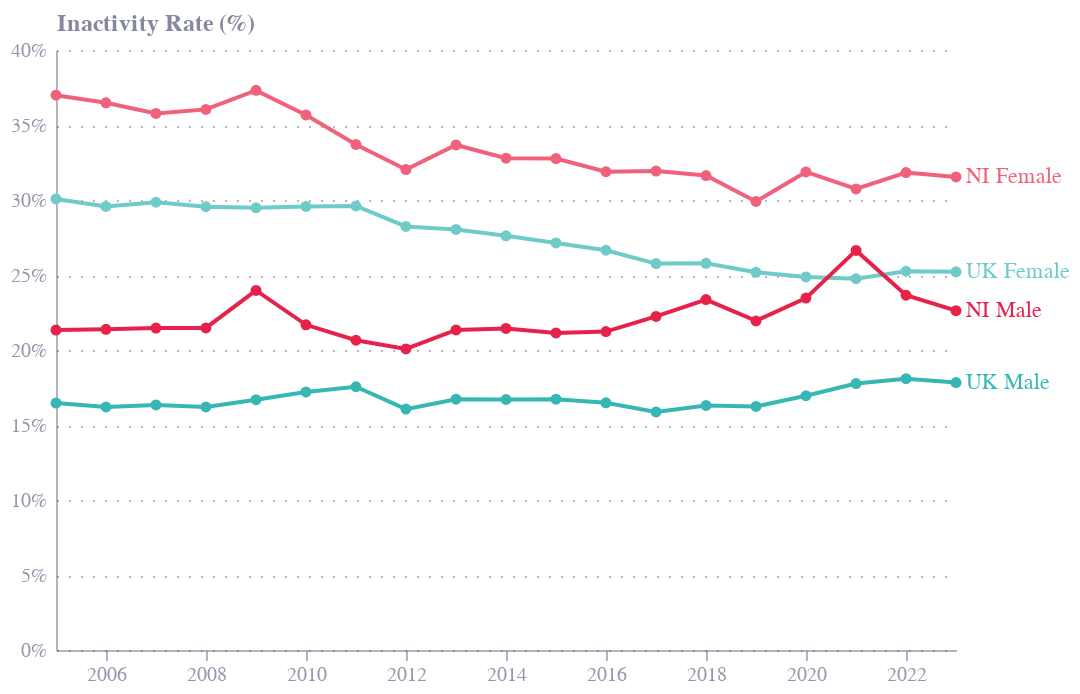

Source (notebook cell):
### Markdown cell above
# Fig 3

### Code cell
df = pd.read_csv("fig2.csv")
df.series.unique()
df = df[df.series.isin(['UK Male', 'UK Female', 'NI Male', 'NI Female'])]
df

df['label'] = np.where(df['date'] == 2023, df.series, '')
df['date'] = pd.to_datetime(df['date'], format='%Y')

base = alt.Chart(df).encode(
    x=alt.X('date:T', title=''),
    y=alt.Y('value:Q', title='Inactivity Rate (%)', axis=alt.Axis(format='%')),
    color=alt.Color('series:N', title='Country', legend=None, scale=alt.Scale(range=["#f0627b", "#e6224b", "#6ecbc8", "#36b7b4"])),
)

lines = base.mark_line(
    point=True
)

labels = base.mark_text(align='left',
                        dx=5).encode(
    text='label:N'
)

chart = (lines + labels).properties(
    width=450,
    height=300
)

chart.save('charts/fig3.png', scale_factor=2.0)
chart.save('charts/fig3.json')

chart

### Figure 1 — Vega-Lite specification as saved in the notebook (floating-point values rounded to 4 significant figures)
{"config": {"font": "Circular Std", "mark": {"line": {"interpolate": "monotone"}}, "view": {"stroke": "transparent", "width": 400, "height": 300}, "range": {"category": ["#36B7B4", "#E6224B", "#F4C245", "#0063AF", "#00A767", "#179FDB", "#EB5C2E"], "diverging": ["#E6224B", "#E54753", "#C9C9C9", "#179FDB", "#122B39"], "heatmap": ["#C9C9C9", "#179FDB", "#0063AF", "#122B39"], "ordinal": ["#00A767", "#36B7B4", "#179FDB", "#0063AF", "#243B5A"]}, "axisX": {"domainColor": "#676A86", "domainOpacity": 0.5, "grid": false, "labelAngle": 0, "labelColor": "#676A86", "labelOpacity": 0.7, "orient": "bottom", "tickColor": "#676A86", "tickCount": 10, "tickOpacity": 0.5, "title": false, "titleAlign": "center", "titleAnchor": "middle", "titleColor": "#676A86", "titleFontSize": 12, "titleOpacity": 0.8, "titleY": -15}, "axisY": {"domainColor": "#676A86", "domainOpacity": 0.5, "gridColor": "#676A86", "gridDash": [1, 5], "gridOpacity": 0.5, "labelColor": "#676A86", "labelOpacity": 0.7, "labelPadding": 5, "tickColor": "#676A86", "tickCount": 8, "tickOpacity": 0.5, "ticks": false, "titleAlign": "left", "titleAngle": 0, "titleBaseline": "bottom", "titleColor": "#676A86", "titleFontSize": 12, "titleOpacity": 0.8, "titleX": 0, "titleY": -7}}, "layer": [{"mark": {"type": "line", "point": true}, "encoding": {"color": {"field": "series", "legend": null, "scale": {"range": ["#f0627b", "#e6224b", "#6ecbc8", "#36b7b4"]}, "title": "Country", "type": "nominal"}, "x": {"field": "date", "title": "", "type": "temporal"}, "y": {"axis": {"format": "%"}, "field": "value", "title": "Inactivity Rate (%)", "type": "quantitative"}}}, {"mark": {"type": "text", "align": "left", "dx": 5}, "encoding": {"color": {"field": "series", "legend": null, "scale": {"range": ["#f0627b", "#e6224b", "#6ecbc8", "#36b7b4"]}, "title": "Country", "type": "nominal"}, "text": {"field": "label", "type": "nominal"}, "x": {"field": "date", "title": "", "type": "temporal"}, "y": {"axis": {"format": "%"}, "field": "value", "title": "Inactivity Rate (%)", "type": "quantitative"}}}], "data": {"name": "data-ff613fa2c09e13b7c40cc99b6f95180d"}, "height": 300, "width": 450, "$schema": "https://vega.github.io/schema/vega-lite/v5.8.0.json", "datasets": {"data-ff613fa2c09e13b7c40cc99b6f95180d": [{"date": "2005-01-01T00:00:00", "series": "UK Male", "value": 0.1646, "label": ""}, {"date": "2006-01-01T00:00:00", "series": "UK Male", "value": 0.162, "label": ""}, {"date": "2007-01-01T00:00:00", "series": "UK Male", "value": 0.1634, "label": ""}, {"date": "2008-01-01T00:00:00", "series": "UK Male", "value": 0.162, "label": ""}, {"date": "2009-01-01T00:00:00", "series": "UK Male", "value": 0.1669, "label": ""}, {"date": "2010-01-01T00:00:00", "series": "UK Male", "value": 0.172, "label": ""}, {"date": "2011-01-01T00:00:00", "series": "UK Male", "value": 0.1755, "label": ""}, {"date": "2012-01-01T00:00:00", "series": "UK Male", "value": 0.1606, "label": ""}, {"date": "2013-01-01T00:00:00", "series": "UK Male", "value": 0.1672, "label": ""}, {"date": "2014-01-01T00:00:00", "series": "UK Male", "value": 0.167, "label": ""}, {"date": "2015-01-01T00:00:00", "series": "UK Male", "value": 0.1672, "label": ""}, {"date": "2016-01-01T00:00:00", "series": "UK Male", "value": 0.1648, "label": ""}, {"date": "2017-01-01T00:00:00", "series": "UK Male", "value": 0.1587, "label": ""}, {"date": "2018-01-01T00:00:00", "series": "UK Male", "value": 0.163, "label": ""}, {"date": "2019-01-01T00:00:00", "series": "UK Male", "value": 0.1624, "label": ""}, {"date": "2020-01-01T00:00:00", "series": "UK Male", "value": 0.1695, "label": ""}, {"date": "2021-01-01T00:00:00", "series": "UK Male", "value": 0.1776, "label": ""}, {"date": "2022-01-01T00:00:00", "series": "UK Male", "value": 0.1809, "label": ""}, {"date": "2023-01-01T00:00:00", "series": "UK Male", "value": 0.1783, "label": "UK Male"}, {"date": "2005-01-01T00:00:00", "series": "UK Female", "value": 0.3007, "label": ""}, {"date": "2006-01-01T00:00:00", "series": "UK Female", "value": 0.2957, "label": ""}, {"date": "2007-01-01T00:00:00", "series": "UK Female", "value": 0.2985, "label": ""}, {"date": "2008-01-01T00:00:00", "series": "UK Female", "value": 0.2955, "label": ""}, {"date": "2009-01-01T00:00:00", "series": "UK Female", "value": 0.2948, "label": ""}, {"date": "2010-01-01T00:00:00", "series": "UK Female", "value": 0.2957, "label": ""}, {"date": "2011-01-01T00:00:00", "series": "UK Female", "value": 0.296, "label": ""}, {"date": "2012-01-01T00:00:00", "series": "UK Female", "value": 0.2824, "label": ""}, {"date": "2013-01-01T00:00:00", "series": "UK Female", "value": 0.2804, "label": ""}, {"date": "2014-01-01T00:00:00", "series": "UK Female", "value": 0.2761, "label": ""}, {"date": "2015-01-01T00:00:00", "series": "UK Female", "value": 0.2714, "label": ""}, {"date": "2016-01-01T00:00:00", "series": "UK Female", "value": 0.2665, "label": ""}, {"date": "2017-01-01T00:00:00", "series": "UK Female", "value": 0.2576, "label": ""}, {"date": "2018-01-01T00:00:00", "series": "UK Female", "value": 0.2578, "label": ""}, {"date": "2019-01-01T00:00:00", "series": "UK Female", "value": 0.2518, "label": ""}, {"date": "2020-01-01T00:00:00", "series": "UK Female", "value": 0.2487, "label": ""}, {"date": "2021-01-01T00:00:00", "series": "UK Female", "value": 0.2475, "label": ""}, {"date": "2022-01-01T00:00:00", "series": "UK Female", "value": 0.2525, "label": ""}, {"date": "2023-01-01T00:00:00", "series": "UK Female", "value": 0.2521, "label": "UK Female"}, {"date": "2005-01-01T00:00:00", "series": "NI Male", "value": 0.2133, "label": ""}, {"date": "2006-01-01T00:00:00", "series": "NI Male", "value": 0.2138, "label": ""}, {"date": "2007-01-01T00:00:00", "series": "NI Male", "value": 0.2146, "label": ""}, {"date": "2008-01-01T00:00:00", "series": "NI Male", "value": 0.2147, "label": ""}, {"date": "2009-01-01T00:00:00", "series": "NI Male", "value": 0.2397, "label": ""}, {"date": "2010-01-01T00:00:00", "series": "NI Male", "value": 0.2168, "label": ""}, {"date": "2011-01-01T00:00:00", "series": "NI Male", "value": 0.2065, "label": ""}, {"date": "2012-01-01T00:00:00", "series": "NI Male", "value": 0.2007, "label": ""}, {"date": "2013-01-01T00:00:00", "series": "NI Male", "value": 0.2134, "label": ""}, {"date": "2014-01-01T00:00:00", "series": "NI Male", "value": 0.2144, "label": ""}, {"date": "2015-01-01T00:00:00", "series": "NI Male", "value": 0.2114, "label": ""}, {"date": "2016-01-01T00:00:00", "series": "NI Male", "value": 0.2123, "label": ""}, {"date": "2017-01-01T00:00:00", "series": "NI Male", "value": 0.2224, "label": ""}, {"date": "2018-01-01T00:00:00", "series": "NI Male", "value": 0.2336, "label": ""}, {"date": "2019-01-01T00:00:00", "series": "NI Male", "value": 0.2194, "label": ""}, {"date": "2020-01-01T00:00:00", "series": "NI Male", "value": 0.2346, "label": ""}, {"date": "2021-01-01T00:00:00", "series": "NI Male", "value": 0.2664, "label": ""}, {"date": "2022-01-01T00:00:00", "series": "NI Male", "value": 0.2365, "label": ""}, {"date": "2023-01-01T00:00:00", "series": "NI Male", "value": 0.2262, "label": "NI Male"}, {"date": "2005-01-01T00:00:00", "series": "NI Female", "value": 0.3699, "label": ""}, {"date": "2006-01-01T00:00:00", "series": "NI Female", "value": 0.3648, "label": ""}, {"date": "2007-01-01T00:00:00", "series": "NI Female", "value": 0.3577, "label": ""}, {"date": "2008-01-01T00:00:00", "series": "NI Female", "value": 0.3604, "label": ""}, {"date": "2009-01-01T00:00:00", "series": "NI Female", "value": 0.3731, "label": ""}, {"date": "2010-01-01T00:00:00", "series": "NI Female", "value": 0.3567, "label": ""}, {"date": "2011-01-01T00:00:00", "series": "NI Female", "value": 0.337, "label": ""}, {"date": "2012-01-01T00:00:00", "series": "NI Female", "value": 0.3203, "label": ""}, {"date": "2013-01-01T00:00:00", "series": "NI Female", "value": 0.3367, "label": ""}, {"date": "2014-01-01T00:00:00", "series": "NI Female", "value": 0.3279, "label": ""}, {"date": "2015-01-01T00:00:00", "series": "NI Female", "value": 0.3276, "label": ""}, {"date": "2016-01-01T00:00:00", "series": "NI Female", "value": 0.3189, "label": ""}, {"date": "2017-01-01T00:00:00", "series": "NI Female", "value": 0.3193, "label": ""}, {"date": "2018-01-01T00:00:00", "series": "NI Female", "value": 0.3163, "label": ""}, {"date": "2019-01-01T00:00:00", "series": "NI Female", "value": 0.299, "label": ""}, {"date": "2020-01-01T00:00:00", "series": "NI Female", "value": 0.3187, "label": ""}, {"date": "2021-01-01T00:00:00", "series": "NI Female", "value": 0.3074, "label": ""}, {"date": "2022-01-01T00:00:00", "series": "NI Female", "value": 0.3183, "label": ""}, {"date": "2023-01-01T00:00:00", "series": "NI Female", "value": 0.3154, "label": "NI Female"}]}}
